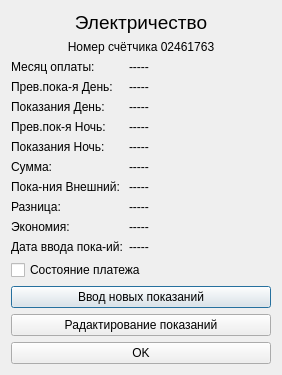
<?xml version="1.0" encoding="UTF-8"?>
<ui version="4.0">
 <class>Electricity</class>
 <widget class="QDialog" name="Electricity">
  <property name="geometry">
   <rect>
    <x>0</x>
    <y>0</y>
    <width>282</width>
    <height>356</height>
   </rect>
  </property>
  <property name="sizePolicy">
   <sizepolicy hsizetype="Maximum" vsizetype="Maximum">
    <horstretch>0</horstretch>
    <verstretch>0</verstretch>
   </sizepolicy>
  </property>
  <property name="windowTitle">
   <string>Dialog</string>
  </property>
  <property name="sizeGripEnabled">
   <bool>false</bool>
  </property>
  <property name="modal">
   <bool>false</bool>
  </property>
  <layout class="QGridLayout" name="gridLayout">
   <item row="0" column="0">
    <layout class="QVBoxLayout" name="verticalLayout">
     <property name="sizeConstraint">
      <enum>QLayout::SetMaximumSize</enum>
     </property>
     <item>
      <widget class="QLabel" name="label_1">
       <property name="font">
        <font>
         <pointsize>14</pointsize>
         <weight>50</weight>
         <bold>false</bold>
        </font>
       </property>
       <property name="text">
        <string>Электричество</string>
       </property>
       <property name="textFormat">
        <enum>Qt::AutoText</enum>
       </property>
       <property name="alignment">
        <set>Qt::AlignCenter</set>
       </property>
      </widget>
     </item>
     <item>
      <widget class="QLabel" name="label_2">
       <property name="text">
        <string>Номер счётчика 02461763</string>
       </property>
       <property name="textFormat">
        <enum>Qt::AutoText</enum>
       </property>
       <property name="alignment">
        <set>Qt::AlignCenter</set>
       </property>
      </widget>
     </item>
     <item>
      <layout class="QFormLayout" name="formLayout_2">
       <item row="0" column="0">
        <widget class="QLabel" name="label_3">
         <property name="text">
          <string>Месяц оплаты:</string>
         </property>
        </widget>
       </item>
       <item row="0" column="1">
        <widget class="QLabel" name="Month_Year_Payment">
         <property name="text">
          <string>-----</string>
         </property>
        </widget>
       </item>
       <item row="1" column="0">
        <widget class="QLabel" name="label_4">
         <property name="text">
          <string>Прев.пока-я День:</string>
         </property>
        </widget>
       </item>
       <item row="1" column="1">
        <widget class="QLabel" name="Last_Value_Day">
         <property name="text">
          <string>-----</string>
         </property>
        </widget>
       </item>
       <item row="2" column="0">
        <widget class="QLabel" name="label_5">
         <property name="text">
          <string>Показания День:</string>
         </property>
        </widget>
       </item>
       <item row="2" column="1">
        <widget class="QLabel" name="Value_Day">
         <property name="text">
          <string>-----</string>
         </property>
        </widget>
       </item>
       <item row="3" column="0">
        <widget class="QLabel" name="label_6">
         <property name="text">
          <string>Прев.пок-я Ночь:</string>
         </property>
        </widget>
       </item>
       <item row="3" column="1">
        <widget class="QLabel" name="Last_Value_Night">
         <property name="text">
          <string>-----</string>
         </property>
        </widget>
       </item>
       <item row="4" column="0">
        <widget class="QLabel" name="label_7">
         <property name="text">
          <string>Показания Ночь:</string>
         </property>
        </widget>
       </item>
       <item row="4" column="1">
        <widget class="QLabel" name="Value_Night">
         <property name="text">
          <string>-----</string>
         </property>
        </widget>
       </item>
       <item row="5" column="0">
        <widget class="QLabel" name="label_8">
         <property name="text">
          <string>Сумма:</string>
         </property>
        </widget>
       </item>
       <item row="5" column="1">
        <widget class="QLabel" name="Sum">
         <property name="text">
          <string>-----</string>
         </property>
        </widget>
       </item>
       <item row="6" column="0">
        <widget class="QLabel" name="label_9">
         <property name="text">
          <string>Пока-ния Внешний:</string>
         </property>
        </widget>
       </item>
       <item row="6" column="1">
        <widget class="QLabel" name="Value_External">
         <property name="text">
          <string>-----</string>
         </property>
        </widget>
       </item>
       <item row="7" column="0">
        <widget class="QLabel" name="label_10">
         <property name="text">
          <string>Разница:</string>
         </property>
        </widget>
       </item>
       <item row="7" column="1">
        <widget class="QLabel" name="Delta_devices">
         <property name="text">
          <string>-----</string>
         </property>
        </widget>
       </item>
       <item row="8" column="0">
        <widget class="QLabel" name="label_11">
         <property name="text">
          <string>Экономия:</string>
         </property>
        </widget>
       </item>
       <item row="8" column="1">
        <widget class="QLabel" name="sum_Saving">
         <property name="text">
          <string>-----</string>
         </property>
        </widget>
       </item>
       <item row="9" column="0">
        <widget class="QLabel" name="label_12">
         <property name="text">
          <string>Дата ввода пока-ий:</string>
         </property>
        </widget>
       </item>
       <item row="9" column="1">
        <widget class="QLabel" name="Date_Input_Value">
         <property name="text">
          <string>-----</string>
         </property>
        </widget>
       </item>
      </layout>
     </item>
     <item>
      <widget class="QCheckBox" name="checkBox_HavePaid">
       <property name="sizePolicy">
        <sizepolicy hsizetype="Minimum" vsizetype="Minimum">
         <horstretch>0</horstretch>
         <verstretch>0</verstretch>
        </sizepolicy>
       </property>
       <property name="text">
        <string>Состояние платежа</string>
       </property>
      </widget>
     </item>
     <item>
      <widget class="QPushButton" name="pushButton_InputNewValue">
       <property name="sizePolicy">
        <sizepolicy hsizetype="Minimum" vsizetype="Minimum">
         <horstretch>0</horstretch>
         <verstretch>0</verstretch>
        </sizepolicy>
       </property>
       <property name="text">
        <string>Ввод новых показаний</string>
       </property>
      </widget>
     </item>
     <item>
      <widget class="QPushButton" name="pushButton_EditValue">
       <property name="sizePolicy">
        <sizepolicy hsizetype="Minimum" vsizetype="Minimum">
         <horstretch>0</horstretch>
         <verstretch>0</verstretch>
        </sizepolicy>
       </property>
       <property name="text">
        <string>Радактирование показаний</string>
       </property>
      </widget>
     </item>
     <item>
      <widget class="QPushButton" name="pushButton_OK">
       <property name="sizePolicy">
        <sizepolicy hsizetype="Minimum" vsizetype="Minimum">
         <horstretch>0</horstretch>
         <verstretch>0</verstretch>
        </sizepolicy>
       </property>
       <property name="text">
        <string>OK</string>
       </property>
      </widget>
     </item>
    </layout>
   </item>
  </layout>
 </widget>
 <resources/>
 <connections/>
</ui>
